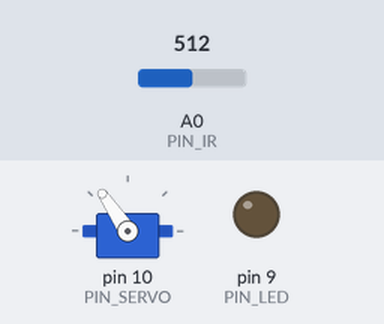
This sketch was run on a simulated Arduino Uno, built with avr-gcc and run on an emulated ATmega328P. Parts: servo, output pins drawn as LEDs (lit = HIGH). Inputs (shaded band) come from the test bench; at power-on: A0 (PIN_IR) = 512. What the sketch prints to the serial monitor is not drawn.

Above: at 0.15 s.
Timing chart, 0 to 7.7 s (numbered marks = the images above):
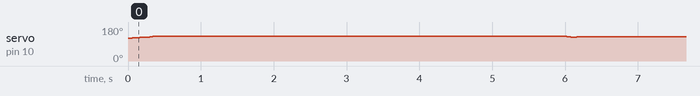

The sketch:

filtering_PD.ino
```cpp
#include <Servo.h> // [2972] 서보 헤더파일 포함

/////////////////////////////
// Configurable parameters //
/////////////////////////////

// Arduino pin assignment
#define PIN_LED 9 // [1234] LED를 아두이노 GPIO 9번 핀에 연결
                  // [2345] ...하면 개선
#define PIN_SERVO 10 // [2951] servo moter를 아두이노 GPIO 10번 핀에 연결
#define PIN_IR A0      // [2961] 적외선센서를 아두이노 A0핀에 연결

// Framework setting
#define _DIST_TARGET 255 //[2967] 탁구공 위치까지의 거리를 255로 고정
         // [2952] 탁구공의 목표 위치를 25.5cm로 설정
#define _DIST_MIN 100 // [2972] 거리 센서가 인식 가능하게 설정한 최소 거리
#define _DIST_MAX 400 // [2972] 거리 센서가 인식 가능하게 설정한 최대 거리

// Distance sensor
#define _DIST_ALPHA 0.5   // [2959] ema 필터에 적용할 알파값

// Servo range
#define _DUTY_MIN 1500 // [2952] 서보의 최소 각도값 왼쪽으로 올라감
#define _DUTY_NEU 1780 // [2952] 서보의 중간 각도값 (1750- 1820)
#define _DUTY_MAX 2050 // [1691] 서보의 최대 각도

// Servo speed control
#define _SERVO_ANGLE 40  //[2967] 서보 각도 설정
#define _SERVO_SPEED 100  //[2959] 서보의 속도 설정

// Event periods
#define _INTERVAL_DIST 20  //[2959] 센서의 거리측정 인터벌값
#define _INTERVAL_SERVO 20 //[2967] 서보 INTERVAL값 설정
#define _INTERVAL_SERIAL 100  //[2959] 시리얼 모니터/플로터의 인터벌값 설정

// PID parameters
#define _KP 0.7 // [2957] 비례 제어 값
                // [2961] 비례이득
#define _KD 20 // 미분 제어 값
// [2964] 실제 거리가 100mm, 400mm일 때 센서가 읽는 값(각 a, b)
#define a 63
#define b 310

//////////////////////
// global variables //
//////////////////////
#define WARMUP_SECONDS 6
#define NOISE_COEFF 0.3
#define LOOKBACK_AMOUNT 5


// Servo instance
Servo myservo;  // [2972] 서보 정의

// Distance sensor
float dist_target; // location to send the ball
float dist_raw, dist_ema;    // [2961] dist_raw : 적외선센서로 얻은 거리를 저장하는 변수
                             // [2961] dist_ema : 거리를 ema필터링을 한 값을 저장하는 변수
float alpha;    // [2959] ema의 알파값을 저장할 변수

// Event periods
unsigned long last_sampling_time_dist, last_sampling_time_servo, last_sampling_time_serial;// [2957] last_sampling_time_dist : 거리센서 측정 주기
                          // [2957] last_sampling_time_servo : 서보 위치 갱신 주기
                          // [2957] last_sampling_time_serial : 제어 상태 시리얼 출력 주기
bool event_dist, event_servo, event_serial, prev; // [2957] 각각의 주기에 도달했는지를 불리언 값으로 저장하는 변수

// Servo speed control
int duty_chg_per_interval = (_DUTY_MAX - _DUTY_MIN) * _SERVO_SPEED / 180 * _INTERVAL_DIST / 1000; // [2952] 한 주기당 변화할 서보 활동량을 정의
int duty_target, duty_curr; // [2961] 목표위치, 서보에 입력할 위치

// PID variables
float error_curr, control, pterm, dterm, iterm;
float error_prev = 0.0;

float x_out, x_last = 0, v_current = 0, v_last = 0, a_current = 0, a_last = 0, x_stable, v_stable;
float acc_lookback[LOOKBACK_AMOUNT];
float vel_lookback[LOOKBACK_AMOUNT];
int lookback_index = 0;

double a_sum = 0, a_mean;

int sampling_count = 0;
int is_interpolate = 0;
unsigned long start_time;

int sign(float val){
  if (val > 0)return 1;
  else if (val < 0) return -1;
  else return 0;
}


void setup() {
  // initialize GPIO pins for LED and attach servo
  pinMode(PIN_LED, OUTPUT); // [2952] LED를 GPIO 9번 포트에 연결
                            // [2957] LED를 출력 모드로 설정
  myservo.attach(PIN_SERVO); // [2952] 서보 모터를 GPIO 10번 포트에 연결

  // initialize global variables
  alpha = _DIST_ALPHA;   // [2959] ema의 알파값 초기화
  dist_ema = 0;          // [2959] dist_ema 초기화
  duty_curr = _DUTY_NEU; // [2959] duty_durr 중간값으로 초기화
  prev = false;
  // move servo to neutral position
  myservo.writeMicroseconds(_DUTY_NEU); // [2952] 서보 모터를 중간 위치에 지정

  // initialize serial port
  Serial.begin(57600); // [2952] 시리얼 포트를 115200의 속도로 연결

  start_time = millis();

  for(int i = 0; i < LOOKBACK_AMOUNT; i++){
    acc_lookback[i] = NAN;
    vel_lookback[i] = NAN;
  }

  // convert angle speed into duty change per interval.
  duty_chg_per_interval = (_DUTY_MAX - _DUTY_MIN) * (_SERVO_SPEED / 180.0) * (_INTERVAL_SERVO / 1000.0);                // [2959] 한 주기마다 이동할 양(180.0, 1000.0은 실수타입이기 때문에 나눗셈의 결과가 실수타입으로 리턴)
  // [2974] INTERVAL -> _INTERVAL_SERVO 로 수정

  // [2974] 이벤트 변수 초기화
  last_sampling_time_dist = 0; // [2974] 마지막 거리 측정 시간 초기화
  last_sampling_time_servo = 0; // [2974] 마지막 서보 업데이트 시간 초기화
  last_sampling_time_serial = 0; // [2974] 마지막 출력 시간 초기화
  event_dist = event_servo = event_serial = false; // [2974] 각 이벤트 변수 false로 초기화

   // inertial_filtering

}


void loop() {
/////////////////////
// Event generator //
/////////////////////
  unsigned long time_curr = millis();  // [2964] event 발생 조건 설정
  if(time_curr >= last_sampling_time_dist + _INTERVAL_DIST) {
    last_sampling_time_dist += _INTERVAL_DIST;
    event_dist = true; // [2957] 거리 측정 주기에 도달했다는 이벤트 발생
  }
  if(time_curr >= last_sampling_time_servo + _INTERVAL_SERVO) {
    last_sampling_time_servo += _INTERVAL_SERVO;
    event_servo = true; // [2957] 서보모터 제어 주기에 도달했다는 이벤트 발생
  }
  if(time_curr >= last_sampling_time_serial + _INTERVAL_SERIAL) {
    last_sampling_time_serial += _INTERVAL_SERIAL;
    event_serial = true; // [2957] 출력주기에 도달했다는 이벤트 발생
  }

////////////////////
// Event handlers //
////////////////////

  // get a distance reading from the distance sensor
  if(event_dist) {
     event_dist = false;
      dist_raw = ir_distance_filtered();   // [2959] dist_raw에 필터링된 측정값 저장

      float v_current = (dist_raw - x_last)/_INTERVAL_DIST;
      float a_current = (v_current - v_last)/_INTERVAL_DIST;

      if(time_curr < start_time + 1000 * WARMUP_SECONDS){
        sampling_count++;
        a_sum = a_sum + abs(a_current);
        a_mean = a_sum / sampling_count;
        x_last = dist_raw;
        v_last = v_current;
        a_last = a_current;
      }
       else{
    // inertial interpolation
      if(abs(a_current) > a_mean * NOISE_COEFF){
        float acc_lookback_mean = 0, vel_lookback_mean = 0;
        int lookback_count = 0;
        for(int i = 0; i < LOOKBACK_AMOUNT; i++){
            if (isnan(acc_lookback[i])) continue;

            acc_lookback_mean = acc_lookback_mean + acc_lookback[i];
            vel_lookback_mean = vel_lookback_mean + vel_lookback[i];
            lookback_count++;
        }

        if(is_interpolate == 0) v_stable = (vel_lookback_mean/lookback_count) * _INTERVAL_DIST + acc_lookback_mean/lookback_count * _INTERVAL_DIST;
        else v_stable = v_stable + acc_lookback_mean/lookback_count * _INTERVAL_DIST;
        x_stable = x_stable + v_stable;
        x_out = x_stable;
        is_interpolate = 100;
      }
      else{
        if(is_interpolate == 100){
          for(int i = 0; i < LOOKBACK_AMOUNT; i++){
            acc_lookback[i] = NAN;
            vel_lookback[i] = NAN;
          }
        }
        x_out = dist_raw;
        x_stable = x_out;
        acc_lookback[lookback_index % LOOKBACK_AMOUNT] = a_current;
        vel_lookback[lookback_index % LOOKBACK_AMOUNT] = v_current;
        lookback_index++;
        is_interpolate = 0;
      }
     }


      if (dist_ema == 0){                  // [2959] 맨 처음
        dist_ema = x_out;               // [2959] 맨 처음 ema값 = 필터링된 측정값
      }                                    // [2963] dist_ema를 dist_raw로 초기화
      else{
        dist_ema = alpha * x_out + (1-alpha) * dist_ema;   // [2959] ema 구현
      }

      if (dist_ema > _DIST_MAX){
        dist_ema = _DIST_MAX;
      }

      else if(dist_ema < _DIST_MIN){
        dist_ema = _DIST_MIN;
      }

  // PID control logic
    error_curr = _DIST_TARGET - dist_ema; // [2959] 목표 위치와 현재 위치의 차이
    pterm = _KP*error_curr;
    dterm = _KD * (error_curr - error_prev);
    control = pterm + dterm;
   // control = _KP * pterm;
    duty_target = _DUTY_NEU + control;

  // duty_target = f(duty_neutral, control)


  // keep duty_target value within the range of [_DUTY_MIN, _DUTY_MAX]
  //[20212956] duty_target이 _DUTY_MIN, _DUTY_MAX의 범위 안에 있도록 제어
    if(duty_target < _DUTY_MIN) { duty_target = _DUTY_MIN; }
    else if(duty_target > _DUTY_MAX) { duty_target = _DUTY_MAX; }
    error_prev = error_curr;
  }

  if(event_servo) {
    event_servo = false; // [2974] 서보 이벤트 실행 후, 다음 주기를 기다리기 위해 이벤트 종료
    // adjust duty_curr toward duty_target by duty_chg_per_interval
    if(duty_target > duty_curr) {  // [2964] 현재 서보 각도 읽기
      duty_curr += duty_chg_per_interval; // [2961] duty_curr은 주기마다 duty_chg_per_interval만큼 증가
      if(duty_curr > duty_target) {duty_curr = duty_target;} // [2956] duty_target 지나쳤을 경우, duty_target에 도달한 것으로 duty_curr값 재설정
    }
    else {
      duty_curr -= duty_chg_per_interval;  // [2961] duty_curr은 주기마다 duty_chg_per_interval만큼 감소
      if (duty_curr < duty_target) {duty_curr = duty_target;} // [2956] duty_target 지나쳤을 경우, duty_target에 도달한 것으로 duty_curr값 재설정
    }
    // update servo position
    myservo.writeMicroseconds(duty_curr);  // [2964] 서보 움직임 조절

  }

  if(event_serial) {
    event_serial = false; // [2974] 출력 이벤트 실행 후, 다음 주기까지 이벤트 종료
    Serial.print("Min:0,Low:200,dist:");
    Serial.print(dist_ema); // [2957] 적외선 센서로부터 받은 값 출력
                            // [2959] 적외선 센서로부터 받은 값을 보정한 값 출력
    Serial.print(",pterm:");
    Serial.print(pterm);    // [2961] 비례제어량 출력
    Serial.print(",duty_target:");
    Serial.print(duty_target); // [2957] 목표로 하는 거리 출력
    Serial.print(",duty_curr:");
    Serial.print(duty_curr); // [2957] 서보모터에 입력한 값 출력
    Serial.println(",High:310,Max:2000");
  }

  x_last = dist_raw;
  v_last = v_current;
  a_last = a_current;
}
float ir_distance(void){ // return value unit: mm
                         // [2959] 센서가 측정한 거리를 리턴해주는 함수
  float val;
  float volt = float(analogRead(PIN_IR));
  val = ((6762.0/(volt-9.0))-4.0) * 10.0; // [2961] *10 : cm -> mm로 변환
  return val;            // [2959] 거리측정 구현
  //return 100 + 300.0 / (b - a) * (val - a);  // [2964] 센서가 읽은 거리를 이용한 실제
                                               //        거리 반환
}                                              // [2959] 윗줄 ir_distance_filtered로 이동

float ir_distance_filtered(void){ // return value unit: mm
               // [2964] 적외선 센서를 이용한 거리 측정 함수
             // [2959] 센서가 측정한 거리를 필터링한 값을 리턴
                          // [2952] ir_distance()에서 리턴된 값을 val에 대입후 필터링 수행
  float val = ir_distance();        // [2961] val -> float val
  return 100 + 300.0 / (b - a) * (val - a); //[2959] 100mm일때 측정값과 400mm일때 측정값
                                            //       기준으로 거리 보정
}
```
